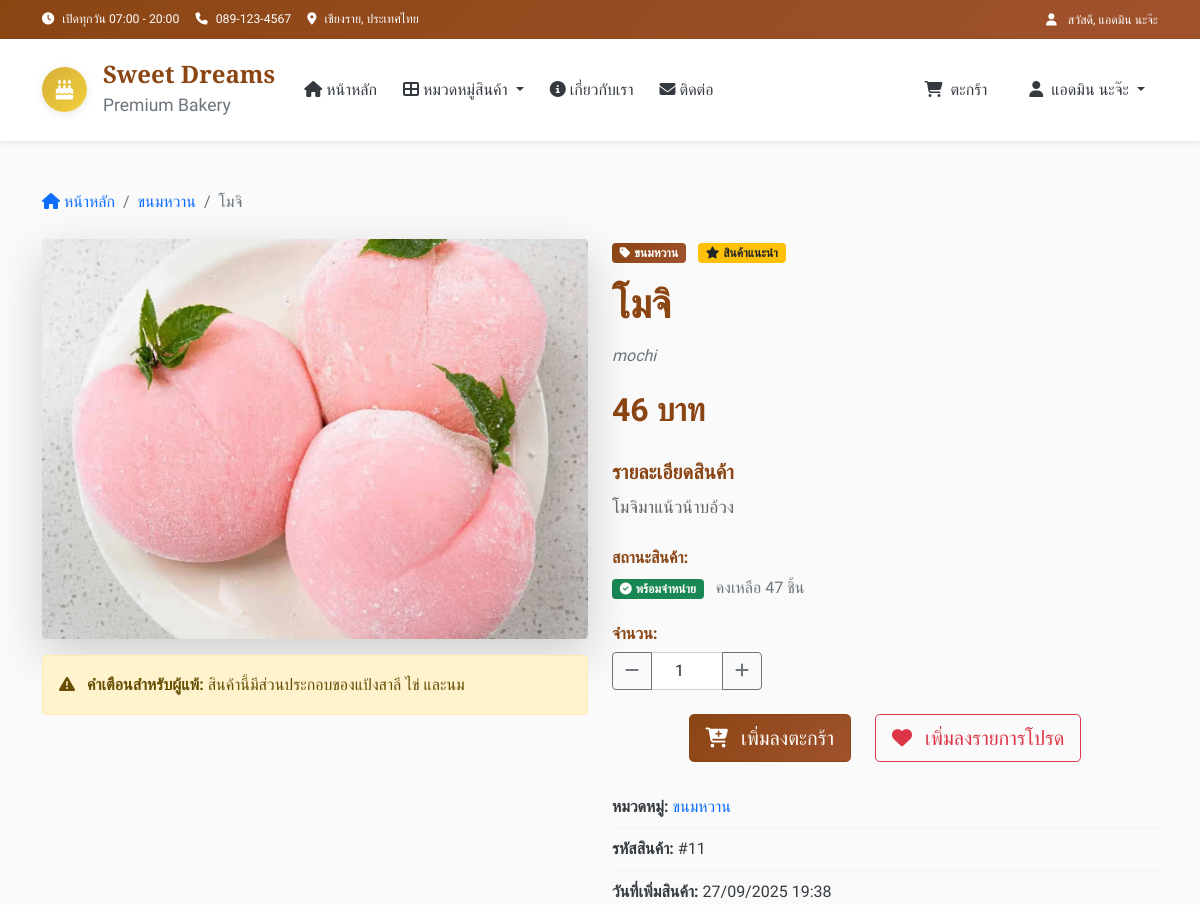
/product/11 (signed in, upper part), run on an earlier commit of the app's database.
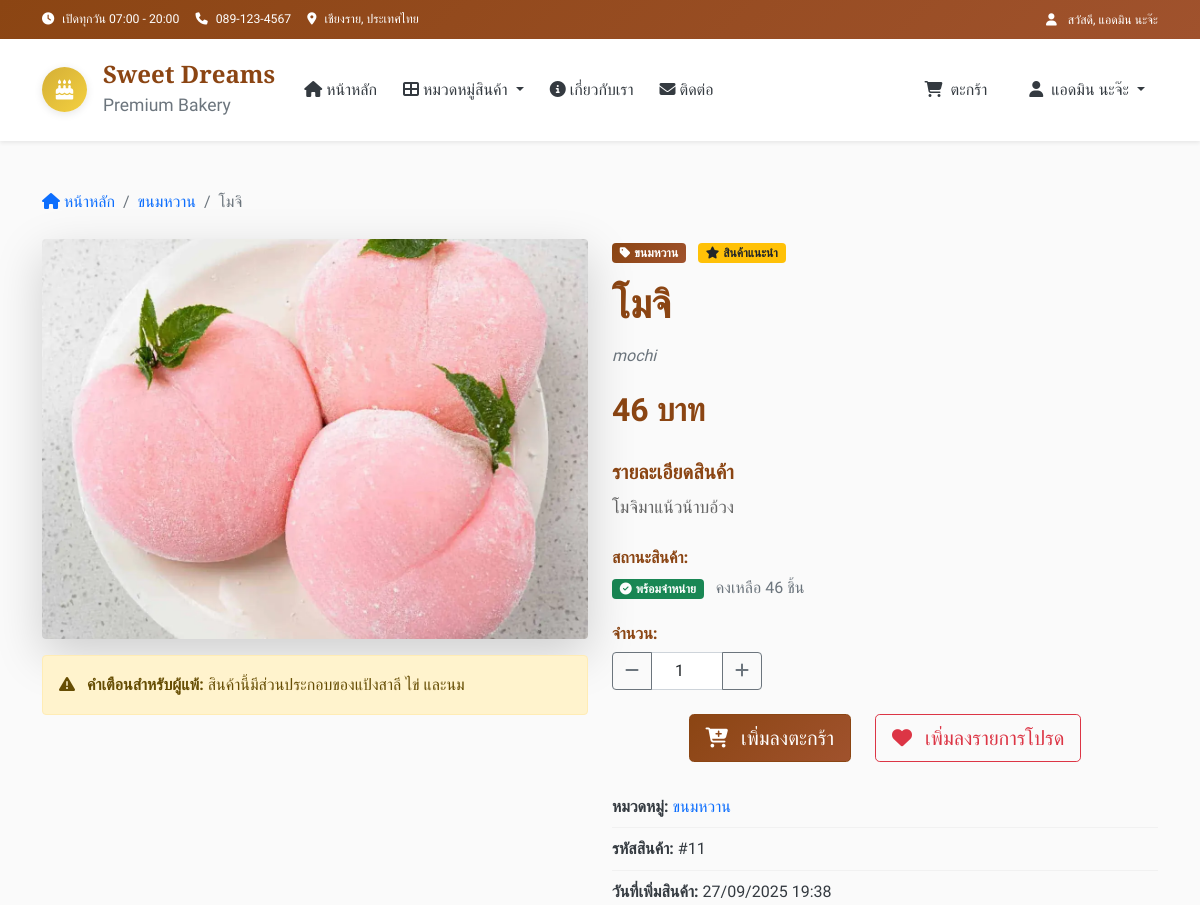
And on a later commit of the database.
### tables this page shows
CREATE TABLE products (
        id INTEGER PRIMARY KEY AUTOINCREMENT,
        name TEXT NOT NULL,
        name_en TEXT,
        description TEXT,
        price DECIMAL(10,2) NOT NULL,
        image TEXT,
        category_id INTEGER,
        is_available BOOLEAN DEFAULT 1,
        is_featured BOOLEAN DEFAULT 0,
        stock_quantity INTEGER DEFAULT 0,
        created_at TIMESTAMP DEFAULT CURRENT_TIMESTAMP,
        FOREIGN KEY (category_id) REFERENCES categories (id)
    );

### app.py (the view)
@app.route('/product/<int:product_id>')
def product_detail(product_id):
    product = get_product_by_id(product_id)
    if not product:
        flash('ไม่พบสินค้าที่ต้องการ')
        return redirect(url_for('index'))
    return render_template('product_detail.html', product=product)

### app.py (called while the page is built)
@app.template_filter('to_bangkok')
def to_bangkok_filter(value, fmt='%d/%m/%Y %H:%M'):
    if not value:
        return "N/A"
    if isinstance(value, str):
        try:
            value = datetime.fromisoformat(value)
        except ValueError:
            return value
    dt = value.replace(tzinfo=ZoneInfo("UTC")).astimezone(ZoneInfo("Asia/Bangkok"))
    return dt.strftime(fmt)

def get_db_connection():
    conn = sqlite3.connect(DB_NAME)
    conn.row_factory = sqlite3.Row
    return conn

def get_categories():
    conn = get_db_connection()
    categories = conn.execute(
        "SELECT * FROM categories ORDER BY display_order"
    ).fetchall()
    conn.close()
    return categories

def get_product_by_id(product_id):
    conn = get_db_connection()
    product = conn.execute("""
        SELECT p.*, c.name as category_name
        FROM products p
        JOIN categories c ON p.category_id = c.id
        WHERE p.id = ?
    """, (product_id,)).fetchone()
    conn.close()
    return product

### templates/product_detail.html (shortened to what the changed rows need)
{% extends "layout.html" %}
{% block content %}
<div class="container py-5">
    <nav aria-label="breadcrumb" class="mb-4">
        <ol class="breadcrumb">
            <li class="breadcrumb-item">
                <a href="{{ url_for('index') }}" class="text-decoration-none">
                </a>
            </li>
            <li class="breadcrumb-item">
                <a href="{{ url_for('category_by_id', category_id=product.category_id) }}" class="text-decoration-none">
                </a>
            </li>
            <li class="breadcrumb-item active">{{ product.name }}</li>
        </ol>
    </nav>
    <div class="row">
        <div class="col-lg-6 mb-4">
            <div class="product-image-container">
                {% if product.image %}
                    <img src="{{ url_for('static', filename='images/products/' + product.image) }}"
                         alt="{{ product.name }}"
                         class="img-fluid rounded shadow-lg main-product-image"
                         id="main-image">
                {% else %}
                    <div class="no-image-placeholder">
                        <i class="fas fa-birthday-cake fa-5x text-muted"></i>
                        <p class="text-muted mt-3">ไม่มีรูปภาพ</p>
                    </div>
                {% endif %}
                <div class="alert alert-warning mt-3">
                    <i class="fas fa-exclamation-triangle me-2"></i>
                    <strong>คำเตือนสำหรับผู้แพ้:</strong> สินค้านี้มีส่วนประกอบของแป้งสาลี ไข่ และนม
                </div>
            </div>
        </div>
        <div class="col-lg-6">
            <div class="product-details">
                <span class="badge bg-primary mb-3">
                    <i class="fas fa-tag me-1"></i>{{ product.category_name }}
                </span>
                {% if product.is_featured %}
                <span class="badge bg-warning text-dark mb-3 ms-2">
                    <i class="fas fa-star me-1"></i>สินค้าแนะนำ
                </span>
                {% endif %}
                <h1 class="product-title mb-3">{{ product.name }}</h1>
                {% if product.name_en %}
                <p class="text-muted mb-3"><em>{{ product.name_en }}</em></p>
                {% endif %}
                <div class="price-section mb-4">
                    <span class="current-price">{{ "%.0f"|format(product.price) }} บาท</span>
                </div>
                {% if product.description %}
                <div class="description-section mb-4">
                    <h5>รายละเอียดสินค้า</h5>
                    <p class="product-description">{{ product.description }}</p>
                </div>
                {% endif %}
                <div class="stock-section mb-4">
                    <h6>สถานะสินค้า:</h6>
                    {% if product.stock_quantity > 0 %}
                        <span class="badge bg-success">
                            <i class="fas fa-check-circle me-1"></i>พร้อมจำหน่าย
                        </span>
                        <span class="text-muted ms-2">คงเหลือ {{ product.stock_quantity }} ชิ้น</span>
                    {% else %}
                        <span class="badge bg-danger">
                            <i class="fas fa-times-circle me-1"></i>สินค้าหมด
                        </span>
                    {% endif %}
                </div>
                {% if product.stock_quantity > 0 %}
                <div class="quantity-section mb-4">
                    <h6>จำนวน:</h6>
                    <div class="input-group" style="max-width: 150px;">
                    </div>
                </div>
                <div class="action-buttons mb-4">
                    <button class="btn btn-primary btn-lg me-3 add-to-cart-detail"
                            data-product-id="{{ product.id }}"
                            data-product-name="{{ product.name }}"
                            data-product-price="{{ product.price }}">
                    </button>
                    <button class="btn btn-outline-danger btn-lg" id="add-to-wishlist">
                    </button>
                </div>
                {% endif %}
                <div class="product-info">
                    <div class="info-item">
                        <strong>หมวดหมู่:</strong>
                        <a href="{{ url_for('category_by_id', category_id=product.category_id) }}" class="text-decoration-none">{{ product.category_name }}</a>
                    </div>
                    <div class="info-item">
                        <strong>รหัสสินค้า:</strong> #{{ product.id }}
                    </div>
                    {% if product.created_at %}
                    <div class="info-item">
                        <strong>วันที่เพิ่มสินค้า:</strong> {{ product.created_at|to_bangkok }}
                    </div>
                    {% endif %}
                </div>
            </div>
        </div>
    </div>
</div>
{% endblock %}

What changed in the data, as far as the page shows it:
changed products "โมจิ": stock_quantity "47" → "46"
